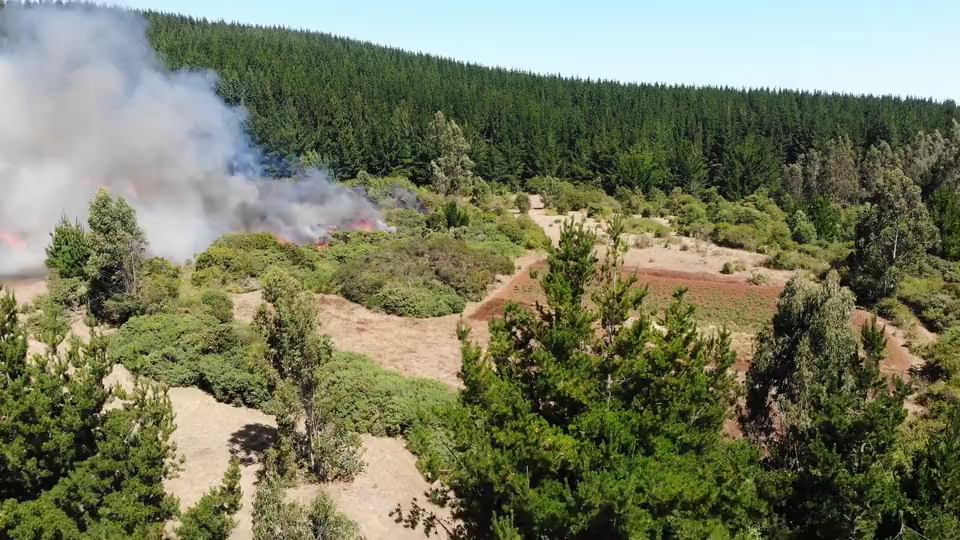
#> input picture dataset/Train/frame_639050230767487087.png, 960 x 540 px, found by its file name
$ python -i uart_cnn_visualizer.py   (imports and definitions only)
#> lines starting #> are read from the running program, lines starting #| are printed output that depends on the picture
#!/usr/bin/env python3
"""
UART CNN Visualizer
Sends 128x128 grayscale images via UART and receives/visualizes CNN results
Supports both classification (digits 0-9) and segmentation
"""

import serial
import serial.tools.list_ports
import cv2
import numpy as np
import threading
import queue
import time
import os
from enum import Enum
from dataclasses import dataclass
from typing import Optional, Tuple

# ==================== Configuration ====================
BAUD_RATE = 3000000#3000000
COMPORT = "COM9"
IMAGE_SIZE = 128
CLASS_COUNT = 10
SEGMENTATION_SIZE = (128, 128)
UART_HEADER = bytes([0xFF, 0xAA, 0x55])
RESULT_HEADER = bytes([0xFF, 0xAA, 0x55])  # Same header for received results
QUERY_BYTE = bytes([0x24])
FPS_ESTIMATE = BAUD_RATE / (IMAGE_SIZE * IMAGE_SIZE) / 15

class ResultType(Enum):
    CLASSIFICATION = 1
    SEGMENTATION = 2

@dataclass
class ImagePacket:
    """Container for image to be sent"""
    image: np.ndarray
    timestamp: float

@dataclass
class RawFramePacket:
    """Container for raw received frame data (before processing)"""
    result_type: ResultType
    raw_data: bytearray
    timestamp: float

@dataclass
class ResultPacket:
    """Container for processed CNN results"""
    result_type: ResultType
    data: np.ndarray
    timestamp: float

# ==================== Global State ====================
serial_port: Optional[serial.Serial] = None
send_queue = queue.Queue(maxsize=10)
raw_frame_queue = queue.Queue(maxsize=10)  # Raw bytes from receiver
display_queue = queue.Queue(maxsize=2)
sent_image_queue = queue.Queue(maxsize=2)  # For displaying sent images

webcam_active = False
running = True
running_v = True
first_image = True
#result_mode = ResultType.CLASSIFICATION  # Can be changed to SEGMENTATION
result_mode = ResultType.SEGMENTATION  # Can be changed to CLASSIFICATION

# Threading locks
webcam_lock = threading.Lock()
serial_lock = threading.Lock()

# ==================== UART Functions ====================
# [38 lines left out: functions find_uart_port, connect_uart, not called in this run]

def send_image_uart(image: np.ndarray):
    """Send image via UART with header"""
    if serial_port is None or not serial_port.is_open:
        return

    try:
        # Ensure image is 128x128 grayscale
        if len(image.shape) == 3:
            image = cv2.cvtColor(image, cv2.COLOR_BGR2GRAY)
        if image.shape != (IMAGE_SIZE, IMAGE_SIZE):
            image = cv2.resize(image, (IMAGE_SIZE, IMAGE_SIZE))

        # Always normalize to 0-127 range
        if image.dtype == np.float32 or image.dtype == np.float64:
            # Assume float is already 0-1 range
            image = (image * 127).astype(np.uint8)
        else:
            # Convert uint8 0-255 range to 0-127 range
            image = (image.astype(np.float32) / 255.0 * 127.0).astype(np.uint8)

        # Store sent image for display (scale back to 0-255 for visibility)
        display_img = (image.astype(np.float32) / 127.0 * 255.0).astype(np.uint8)
        try:
            sent_image_queue.put(display_img, block=False)
        except queue.Full:
            sent_image_queue.get()
            sent_image_queue.put(display_img)

        # Send header + image data
        with serial_lock:
            serial_port.write(UART_HEADER)
            serial_port.write(image.tobytes())
            serial_port.flush()
    except Exception as e:
        print(f"Error sending image: {e}")

# [349 lines left out: functions send_query, sender_thread, receiver_thread, webcam_thread, create_visualization, display_thread, not called in this run]

# ==================== Single Image Processing ====================
def process_single_image(filename: str):
    """Load and send a single image from img/ folder"""
    filepath = os.path.join("img", filename)

    global running_v, first_image
    running_v = False

    if not os.path.exists(filepath):
        print(f"File not found: {filepath}")
        return

    # Load image
    img = cv2.imread(filepath, cv2.IMREAD_GRAYSCALE)
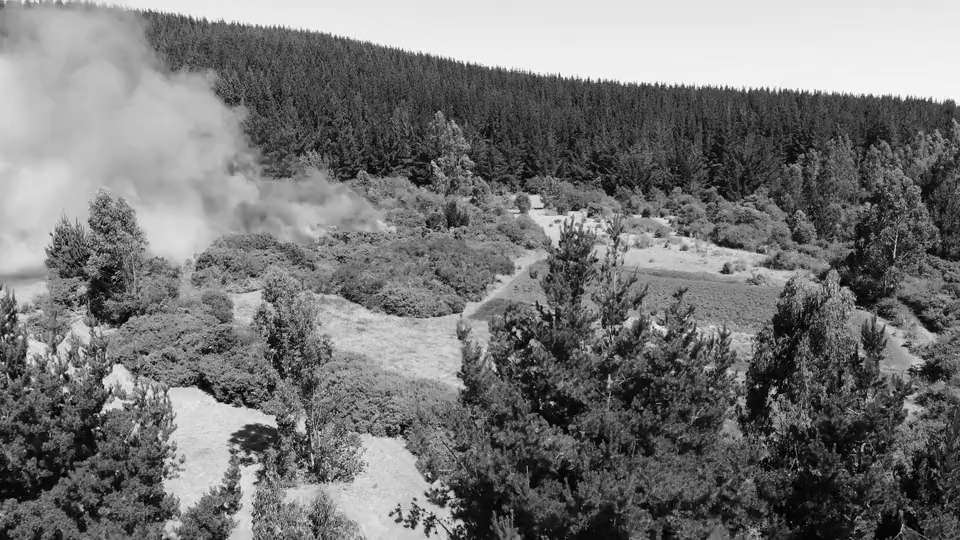
#> img: shape (540, 960); min 0, max 254, mean 118
    if img is None:
        print(f"Failed to load image: {filepath}")
        return

    # Resize and send
    resized = cv2.resize(img, (IMAGE_SIZE, IMAGE_SIZE))
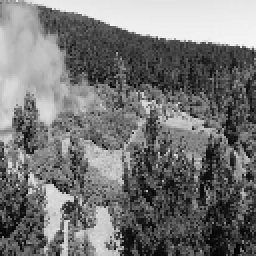
#> resized: shape (128, 128) (shown 2 times larger); min 1, max 249, mean 117.8
    print(f"Sending image: {filename}")
    send_image_uart(resized)
    # sending 2 times, because we need it to actually get results from the CNN
    time.sleep(1)
    send_image_uart(resized)
    if first_image:
        first_image = False
        # sending a third time initially, because we need it to actually get results from the CNN
        time.sleep(1)
        send_image_uart(resized)


    # Wait for result
    print("Waiting for result...")
    start_time = time.time()
    timeout = 2.0

    while time.time() - start_time < timeout:
        try:
            # Process raw frame if available
            raw_packet = raw_frame_queue.get(timeout=0.1)
            raw_packet = raw_frame_queue.get(timeout=0.1)

            # Process the frame
            if raw_packet.result_type == ResultType.CLASSIFICATION:
                confidences = np.frombuffer(bytes(raw_packet.raw_data), dtype=np.uint8).astype(np.float32) / 127.0
                result = ResultPacket(
                    result_type=ResultType.CLASSIFICATION,
                    data=confidences,
                    timestamp=raw_packet.timestamp
                )
            elif raw_packet.result_type == ResultType.SEGMENTATION:
                seg_data = np.frombuffer(bytes(raw_packet.raw_data), dtype=np.uint8).astype(np.float32) / 127.0
                seg_map = seg_data.reshape(SEGMENTATION_SIZE)
                result = ResultPacket(
                    result_type=ResultType.SEGMENTATION,
                    data=seg_map,
                    timestamp=raw_packet.timestamp
                )
            else:
                continue

            if result.result_type == ResultType.CLASSIFICATION:
                # Print classification
                print("\nClassification Results:")
                for i, conf in enumerate(result.data):
                    print(f"  Digit {i}: {conf*100:.2f}%")
                top_class = np.argmax(result.data)
                print(f"\nPredicted: {top_class} (confidence: {result.data[top_class]*100:.2f}%)")

            elif result.result_type == ResultType.SEGMENTATION:
                running_v = True
                # Save segmentation (preserve original 0-127 range)
                seg_map = (result.data * 127).astype(np.uint8)
                #cv2.imwrite("out.png", seg_map)
                print(f"Segmentation saved to out.png (values 0-127)")
                #cv2.imwrite("in.png", resized)

                # Also show it (scale to 0-255 for visibility)
                seg_display = (result.data * 255).astype(np.uint8)
                cv2.imshow("Segmentation Result", seg_display)
                cv2.waitKey(2000)
                cv2.destroyWindow("Segmentation Result")

            return
        except queue.Empty:
            continue

    print("Timeout waiting for result")
    running_v = True

# ==================== Command Interface ====================
# [104 lines left out: functions command_interface, main, not called in this run]

# [2 lines not run here, left out]

>>> result = process_single_image('../dataset/Train/frame_639050230767487087.png')

$ run again, on dataset/Train/frame_639050230771222239.png
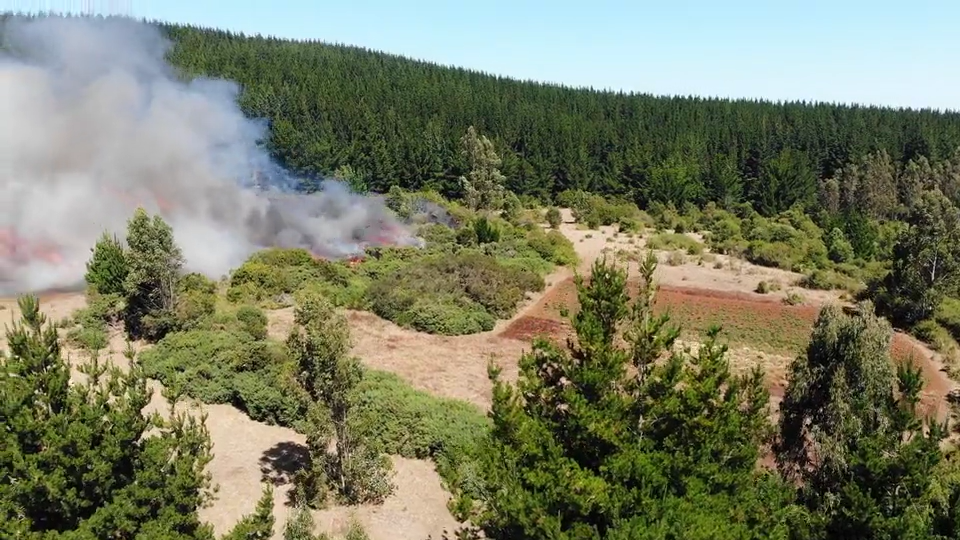
#> input picture dataset/Train/frame_639050230771222239.png, 960 x 540 px, found by its file name
#> in process_single_image, `img = cv2.imread(filepath, cv2.IMREAD_GRAYSCALE)`:
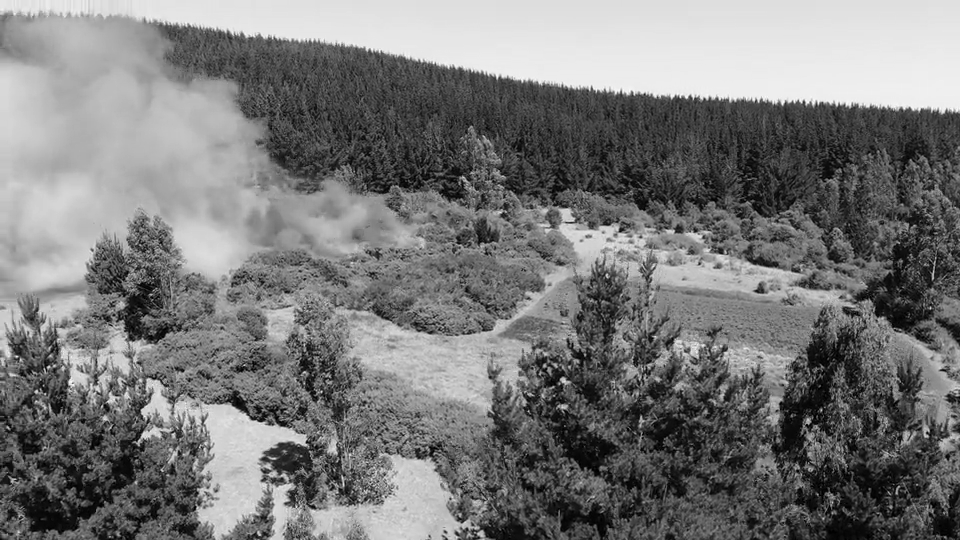
#> img: shape (540, 960); min 0, max 252, mean 121.1
#> in process_single_image, `resized = cv2.resize(img, (IMAGE_SIZE, IMAGE_SIZE))`:
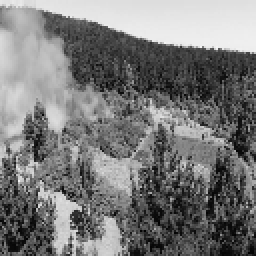
#> resized: shape (128, 128) (shown 2 times larger); min 1, max 244, mean 121.1

$ run again, on dataset/Train/frame_639050230773206180.png
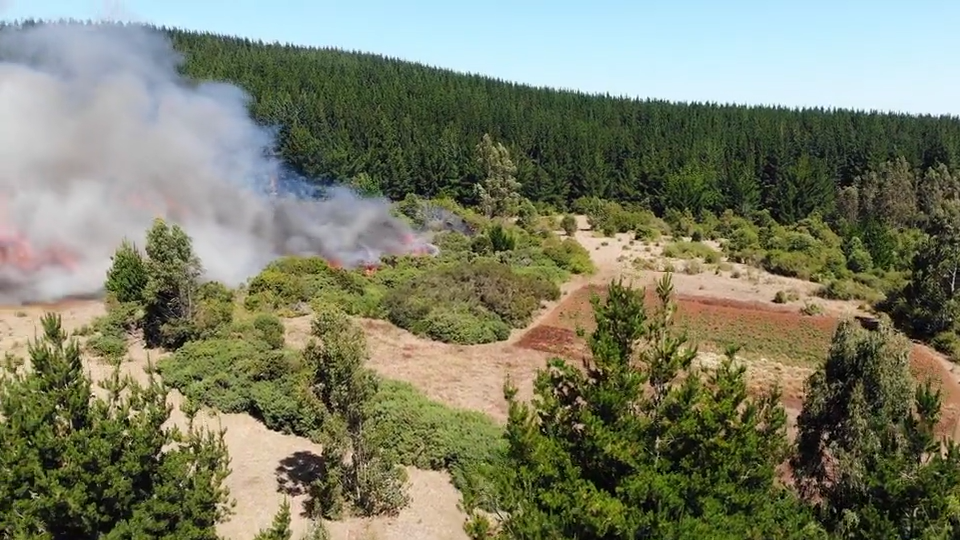
#> input picture dataset/Train/frame_639050230773206180.png, 960 x 540 px, found by its file name
#> in process_single_image, `img = cv2.imread(filepath, cv2.IMREAD_GRAYSCALE)`:
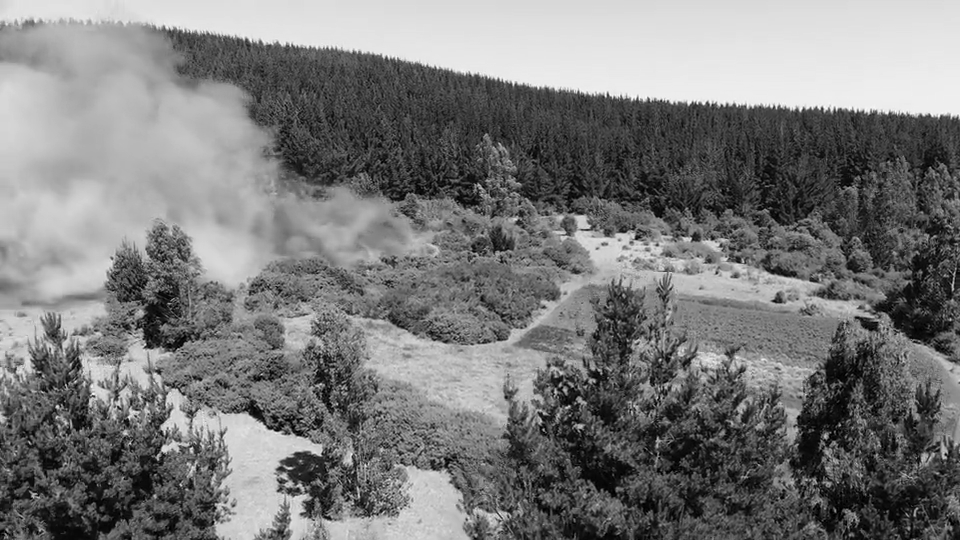
#> img: shape (540, 960); min 0, max 252, mean 122.4
#> in process_single_image, `resized = cv2.resize(img, (IMAGE_SIZE, IMAGE_SIZE))`:
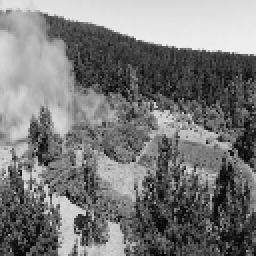
#> resized: shape (128, 128) (shown 2 times larger); min 1, max 243, mean 122.2
